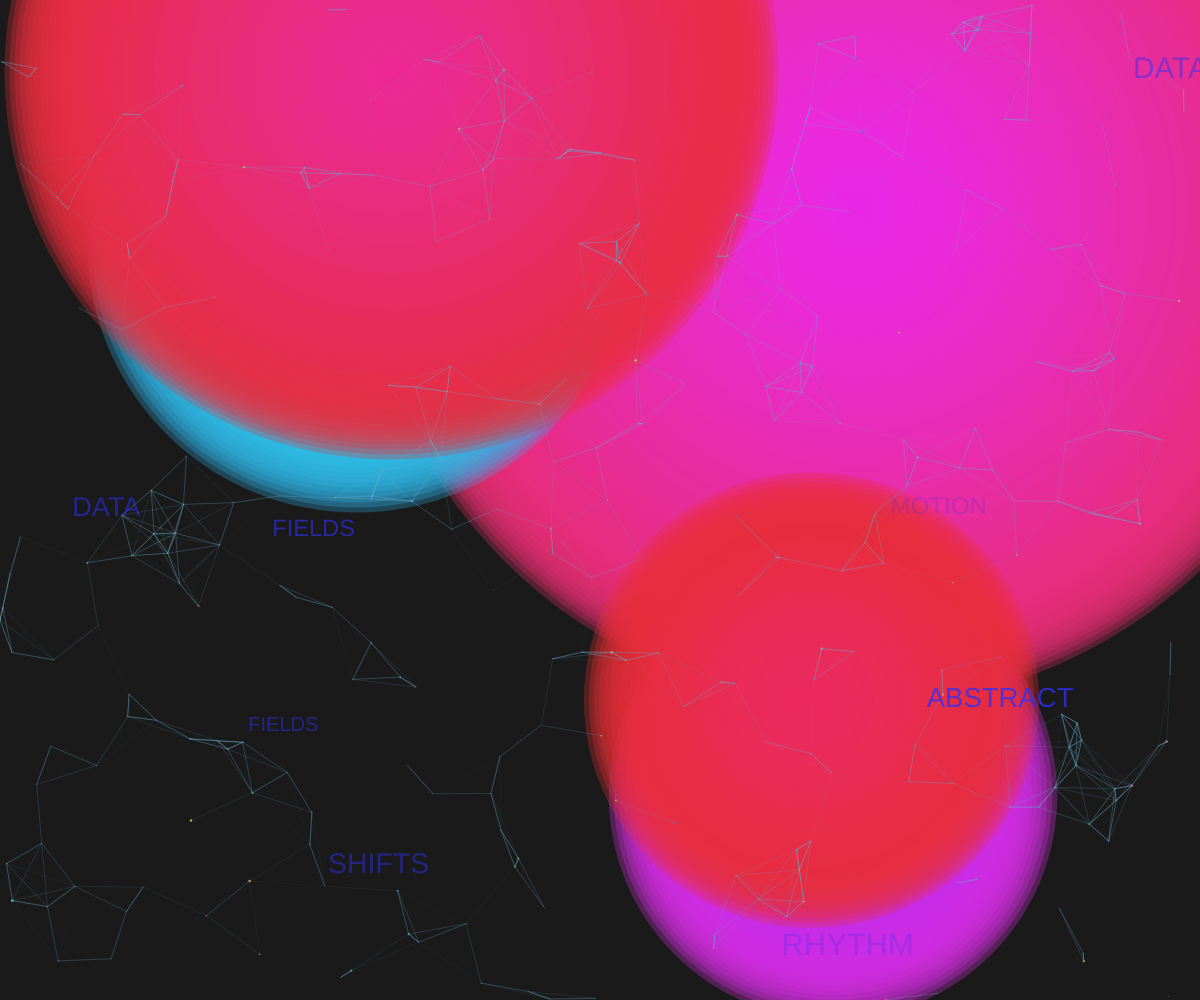
Frame 1 (no input)
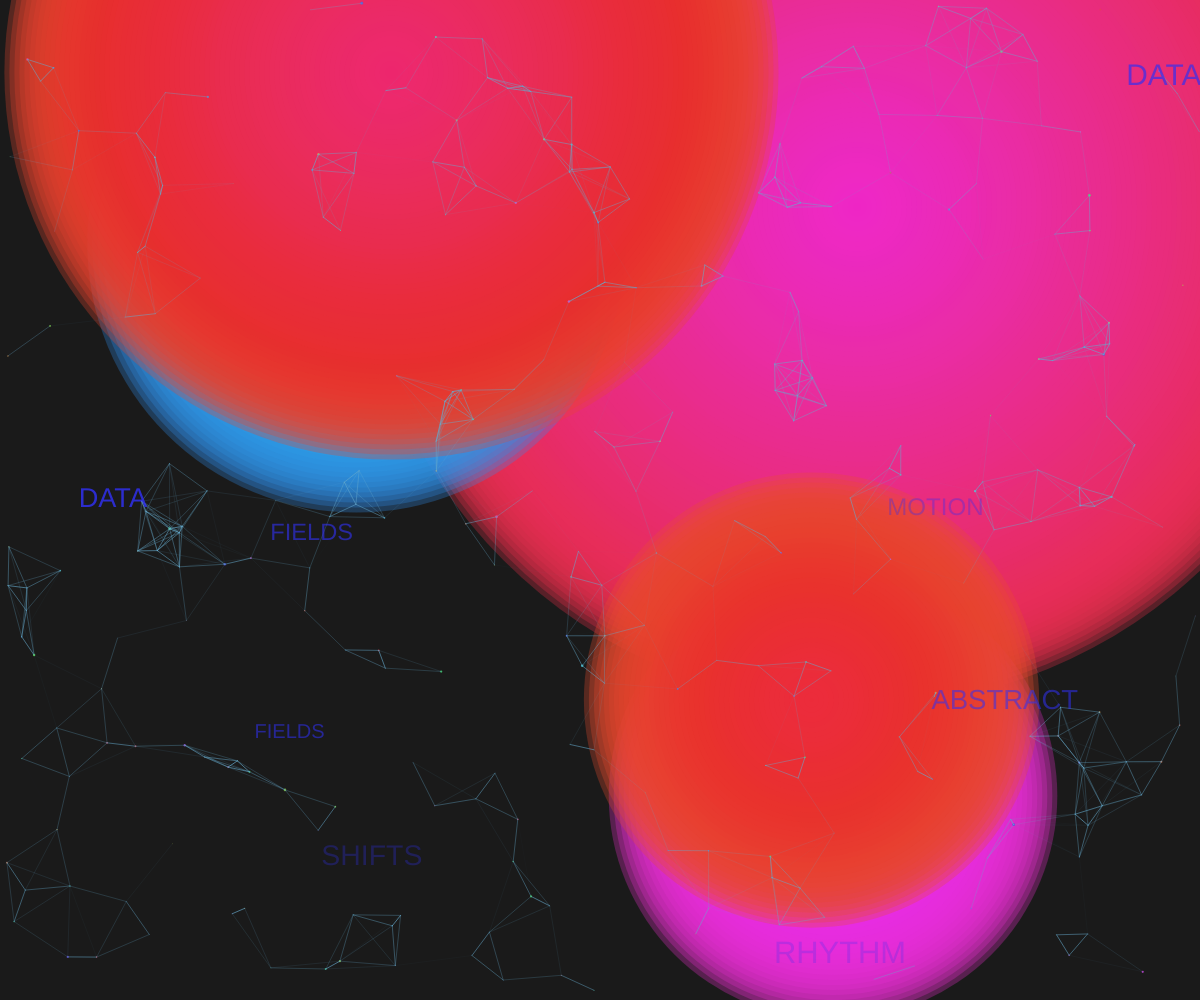
Frame 60 (no input)
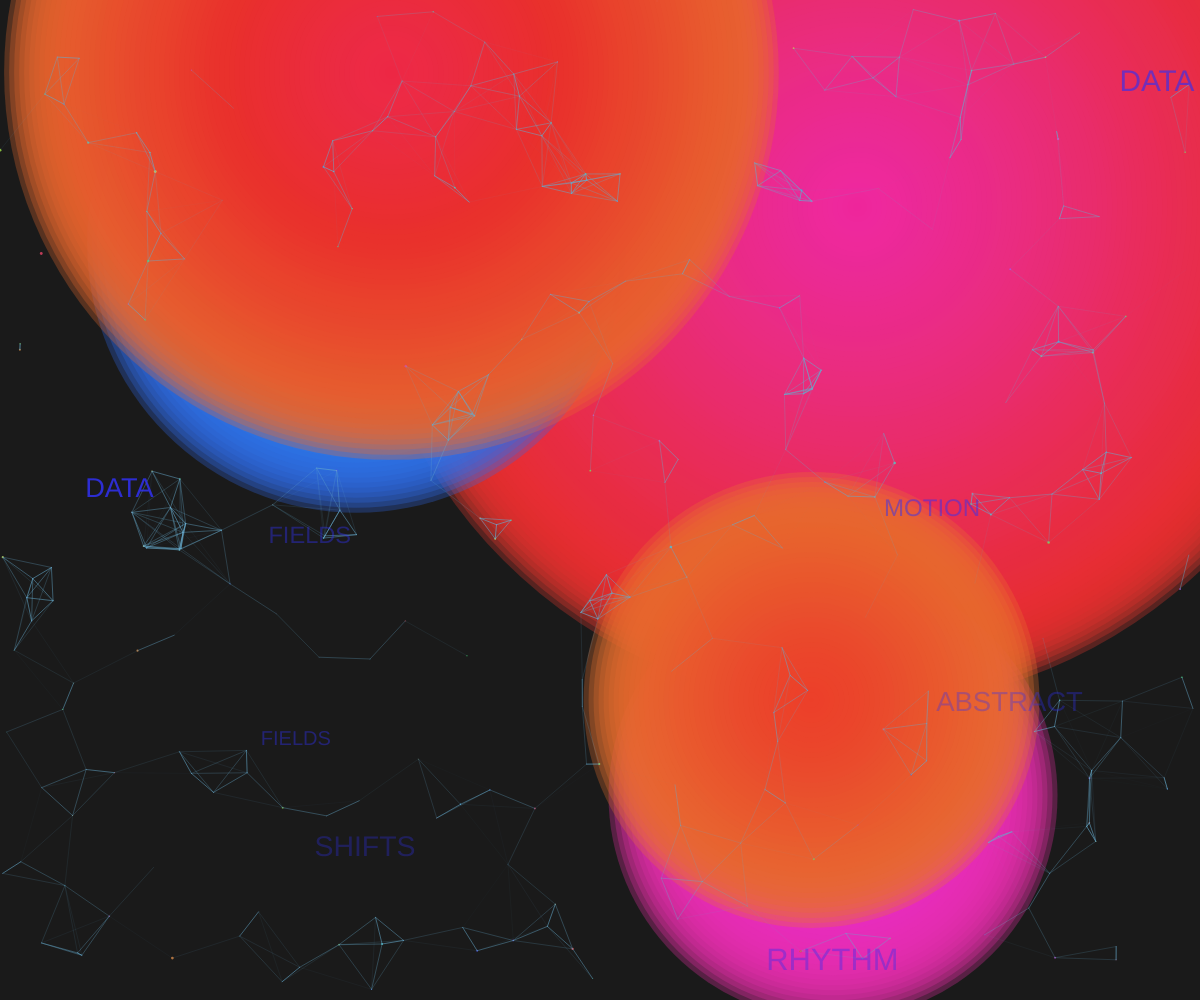
Frame 120 (the mouse pressed at the canvas centre since frame 60)

The p5.js sketch that drew these frames (run headless with seeded random() and noise() and a simulated clock; from frame 60 on, the mouse is pressed at the canvas centre):

// p5.js sketch
// ── sketch.js
let gradients = [];
let particles = [];
let textElements = [];
let time = 0;

function setup() {
  createCanvas(windowWidth, windowHeight);
  colorMode(HSB, 360, 100, 100, 1);
  
  // Create gradient fields
  for (let i = 0; i < 5; i++) {
    gradients.push({
      x: random(width),
      y: random(height),
      size: random(200, 600),
      speed: random(0.001, 0.003),
      hue: random(360)
    });
  }
  
  // Create particles
  for (let i = 0; i < 300; i++) {
    particles.push({
      x: random(width),
      y: random(height),
      size: random(1, 3),
      speedX: random(-0.5, 0.5),
      speedY: random(-0.5, 0.5),
      hue: random(360)
    });
  }
  
  // Create text elements
  const words = ['DATA', 'FIELDS', 'ABSTRACT', 'SHIFTS', 'RHYTHM', 'MOTION'];
  for (let i = 0; i < 8; i++) {
    textElements.push({
      text: words[i % words.length],
      x: random(width),
      y: random(height),
      speedX: random(-0.2, 0.2),
      speedY: random(-0.2, 0.2),
      size: random(16, 32),
      opacity: random(0.5, 1)
    });
  }
}

function draw() {
  background(0, 0, 10);
  
  time += 0.01;
  
  // Draw gradient fields
  for (let i = 0; i < gradients.length; i++) {
    let g = gradients[i];
    g.size += sin(time * g.speed) * 2;
    g.hue += 0.2;
    
    // Create radial gradient effect
    noStroke();
    for (let r = g.size; r > 0; r -= 5) {
      let alpha = map(r, 0, g.size, 0, 0.3);
      fill((g.hue + r * 0.1) % 360, 80, 90, alpha);
      ellipse(g.x, g.y, r * 2);
    }
  }
  
  // Update and draw particles
  for (let i = 0; i < particles.length; i++) {
    let p = particles[i];
    
    // Move particles
    p.x += p.speedX;
    p.y += p.speedY;
    
    // Bounce off edges
    if (p.x < 0 || p.x > width) p.speedX *= -1;
    if (p.y < 0 || p.y > height) p.speedY *= -1;
    
    // Keep within canvas
    p.x = constrain(p.x, 0, width);
    p.y = constrain(p.y, 0, height);
    
    // Draw particle with subtle pulse
    let pulse = sin(time * 3 + i) * 0.5 + 0.5;
    fill(p.hue, 70, 90, pulse * 0.8);
    noStroke();
    ellipse(p.x, p.y, p.size * pulse);
  }
  
  // Draw connecting lines between nearby particles
  beginShape(LINES);
  stroke(200, 50, 80, 0.2);
  for (let i = 0; i < particles.length; i++) {
    for (let j = i + 1; j < particles.length; j++) {
      let p1 = particles[i];
      let p2 = particles[j];
      
      let d = dist(p1.x, p1.y, p2.x, p2.y);
      if (d < 80) {
        let alpha = map(d, 0, 80, 0.8, 0);
        stroke(200, 50, 80, alpha);
        vertex(p1.x, p1.y);
        vertex(p2.x, p2.y);
      }
    }
  }
  endShape();
  
  // Draw text elements
  noStroke();
  for (let i = 0; i < textElements.length; i++) {
    let t = textElements[i];
    
    // Move text elements gently
    t.x += t.speedX;
    t.y += t.speedY;
    
    // Bounce off edges
    if (t.x < 0 || t.x > width) t.speedX *= -1;
    if (t.y < 0 || t.y > height) t.speedY *= -1;
    
    // Keep within canvas
    t.x = constrain(t.x, 0, width);
    t.y = constrain(t.y, 0, height);
    
    // Draw text with subtle pulsing opacity
    let pulse = sin(time * 2 + i) * 0.3 + 0.7;
    fill(240, 80, 95, t.opacity * pulse);
    textSize(t.size);
    textAlign(CENTER, CENTER);
    text(t.text, t.x, t.y);
  }
}

function windowResized() {
  resizeCanvas(windowWidth, windowHeight);
}
